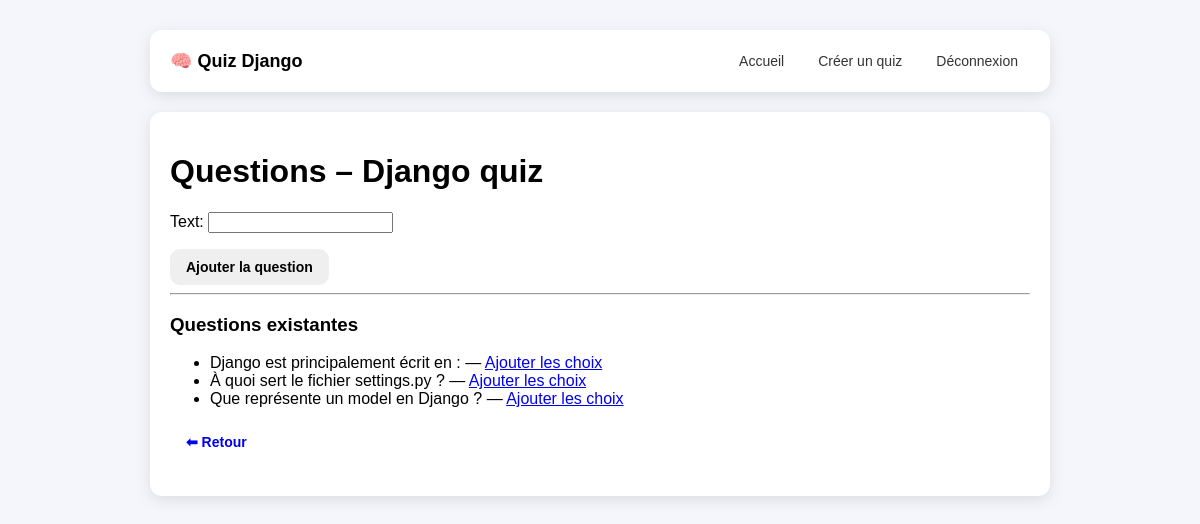
The app's page /quiz/3/questions/add/ (signed in) with its own data.
### quiz/models.py (models this page shows, shortened)
class Quiz(models.Model):
    title = models.CharField(max_length=200)
    description = models.TextField(blank=True)
    created_by = models.ForeignKey(
        settings.AUTH_USER_MODEL, on_delete=models.CASCADE, related_name="quizzes"
    )
    created_at = models.DateTimeField(auto_now_add=True)

class Question(models.Model):
    quiz = models.ForeignKey(Quiz, on_delete=models.CASCADE, related_name="questions")
    text = models.CharField(max_length=500)

### quiz/views.py (the view)
# urls.py: path("<int:quiz_id>/questions/add/", views.question_add, name="question_add"),
@login_required
def question_add(request, quiz_id):
    quiz = get_object_or_404(Quiz, id=quiz_id)
    if request.method == "POST":
        form = QuestionForm(request.POST)
        if form.is_valid():
            q = form.save(commit=False)
            q.quiz = quiz
            q.save()
            return redirect("question_add", quiz_id=quiz.id)
    else:
        form = QuestionForm()
    questions = quiz.questions.all()
    return render(request, "quiz/question_add.html", {
        "quiz": quiz,
        "form": form,
        "questions": questions,
    })

### quiz/views.py
class QuestionForm(forms.ModelForm):
    class Meta:
        model = Question
        fields = ["text"]

### quiz/templates/quiz/question_add.html (shortened to what this page needs)
{% extends "quiz/base.html" %}
{% block content %}
  <h1>Questions – {{ quiz.title }}</h1>
  <form method="post">
    {{ form.as_p }}
    <button class="btn" type="submit">Ajouter la question</button>
  </form>
  <hr>
  <h3>Questions existantes</h3>
  <ul>
    {% for q in questions %}
      <li>
        {{ q.text }}
        — <a href="{% url 'choice_add' q.id %}">Ajouter les choix</a>
      </li>
    {% empty %}
      <li class="muted">Aucune question pour l’instant.</li>
    {% endfor %}
  </ul>
  <p style="margin-top:14px;">
    <a class="btn secondary" href="{% url 'quiz_list' %}">⬅ Retour</a>
  </p>
{% endblock %}

### quiz/templates/quiz/base.html (style rules this page uses)
body { margin:0; font-family: Arial, Helvetica, sans-serif; background:#f4f6fb; }
.btn { display: inline-flex; align-items: center; gap: 6px; padding: 10px 16px; border-radius: 10px; border: none; font-size: 14px; font-weight: 600; cursor: pointer; text-decoration: none; transition: all 0.2s ease; }

### records on screen
Quiz: title "Django quiz"
Question: text "Django est principalement écrit en :"
Question: text "À quoi sert le fichier settings.py ?"
Question: text "Que représente un model en Django ?"
